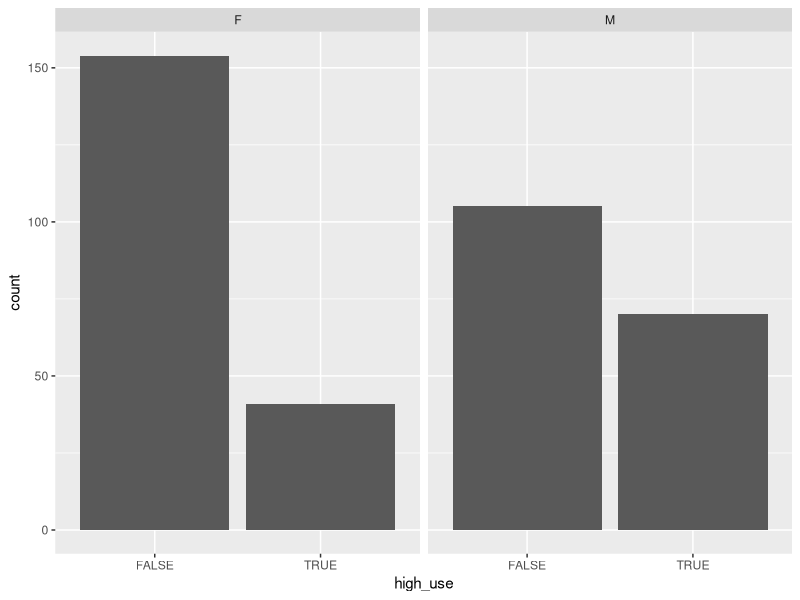
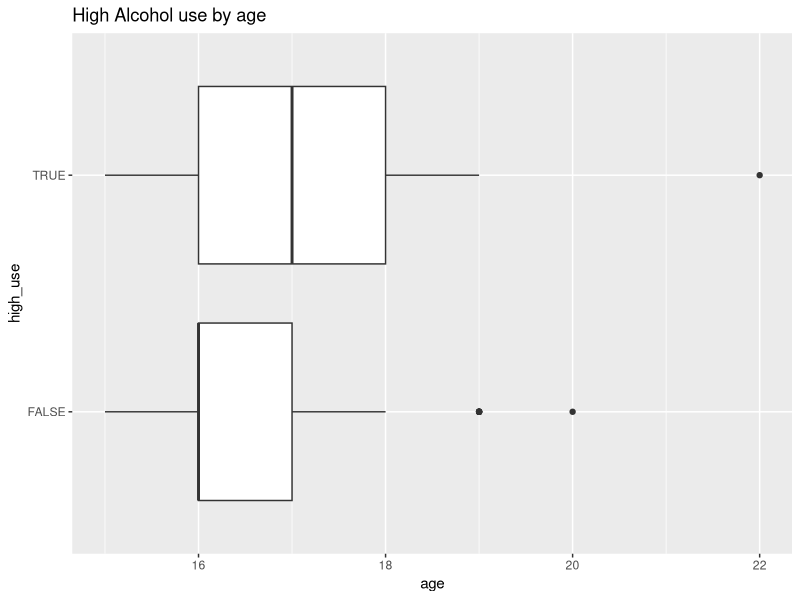

Recreate these plots in R, in order.
## ---- chunk 1
#using the file I made in data wrangling
getwd()
alc <- read.csv("alc.csv")
colnames(alc)

## ---- chunk 2
# access the tidyverse packages dplyr and ggplot2
library(dplyr); library(ggplot2)
# First summarize the data a bit to see what to expect
alc %>% group_by(sex,high_use) %>% summarise(count = n())
#Based on this we could already see that there will be a difference 

# Plot the differences
g1 <- ggplot(data = alc, aes(x=high_use))
# draw a bar plot of high_use by sex
g1+geom_bar()+facet_wrap("sex")
## ---- chunk 3
alc %>% group_by(high_use,age) %>% summarise(count = n())
# initialize a plot of high_use and age
g2 <- ggplot(alc,aes(x=age,y=high_use))
g2+geom_boxplot()+ggtitle("High Alcohol use by age")
# define the plot as a box plot and draw it
## ---- chunk 4

# find the model with glm()
m <- glm(high_use ~ sex, data = alc, family = "binomial")
n <- glm(high_use~age,data=alc,family="binomial")

# print out a summary of the model
summary(m)
summary(n)
# print out the coefficients of the model
coef(m)
coef(n)
## ---- chunk 5
# compute odds ratios (OR)
ORm <- coef(m) %>% exp

# compute confidence intervals (CI)
CIm <- confint(m)

# print out the odds ratios with their confidence intervals
cbind(ORm, CIm)

## ---- chunk 6
ORn <- coef(n) %>% exp
CIn <- confint(n)
cbind(ORn,CIn)
## ---- chunk 7
probabilities_m <- predict(m, type = "response")
probabilities_n <- predict(n,type = "response")
alc <- mutate(alc, probability_sex = probabilities_m)
alc <- mutate(alc, probability_age = probabilities_n)
#now we have the predictions here and we can use them to predict a treshold of for example 0.5
alc <- mutate(alc, predicted_high_use_sex = ifelse(probability_sex > 0.5, TRUE, FALSE))
alc <- mutate(alc, predicted_high_use_age = ifelse(probability_age > 0.5, TRUE, FALSE))

# Now we can print these into their own 2x2 crosstables to see how they worked
Alcohol_Sex <- table(High_Use=alc$high_use, Prediction=alc$predicted_high_use_sex)
print(Alcohol_Sex)
## ---- chunk 8
Alcohol_Age <- table(High_Use=alc$high_use, Prediction=alc$predicted_high_use_age)
print(Alcohol_Age)
